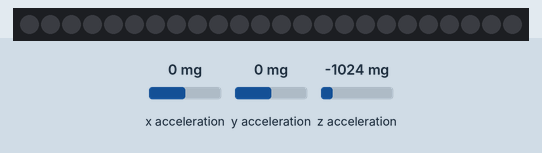
Simulated run of this program. Board: BBC micro:bit (MakeCode). Parts: 24 RGB LEDs in strip order, left to right. The test bench sets the inputs (shaded band); at power-on: x acceleration 0 mg, y acceleration 0 mg, z acceleration -1024 mg. Dim RGB values are drawn brighter than linear.

Above: at 1.2 s.
1.3 s: x acceleration set to -1440 mg
At 4.1 s:
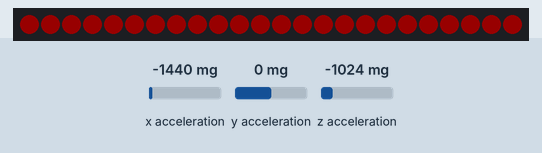
4.3 s: y acceleration set to -1440 mg
At 7.1 s:
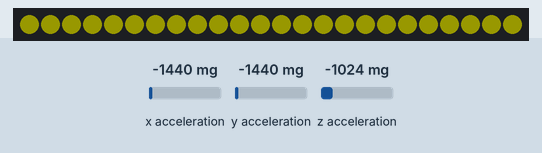
7.3 s: z acceleration set to -1440 mg
At 10.1 s:
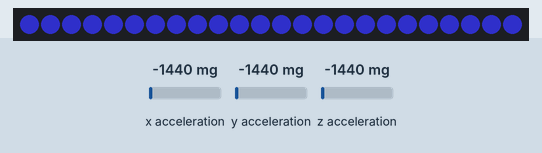
10.3 s: x acceleration set to -750 mg
At 13.1 s:
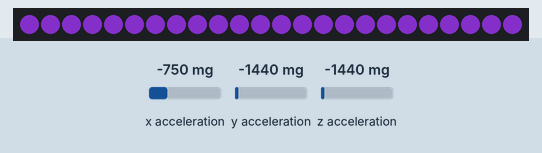
13.3 s: y acceleration set to -750 mg
At 16.1 s:
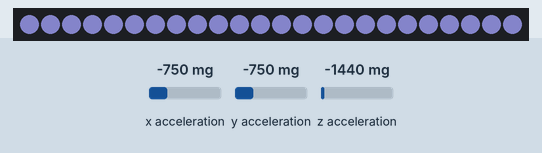
16.3 s: z acceleration set to 0 mg
At 16.45 s:
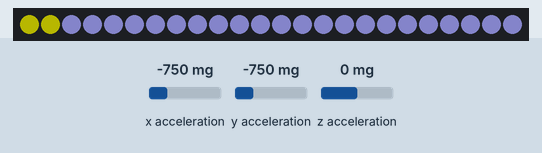

The program:

main.ts
```typescript
let z = 0
let y = 0
let x = 0
let strip = neopixel.create(DigitalPin.P0, 24, NeoPixelMode.RGB_RGB)
while (true) {
    x = input.acceleration(Dimension.X) / 2
    y = input.acceleration(Dimension.Y) / 2
    z = input.acceleration(Dimension.Z) / 2
    strip.shift(1)
    strip.setPixelColor(0, neopixel.rgb(x, y, 0 - z))
    strip.show()
    basic.pause(100)
}
```

test.ts
```typescript
// test ender her, dette bliver ikke kompileret, når denne pakke bruges som en udvidelse.
```

Measured:
- after the input at 1.3 s, the LEDs: first change at once (image 1 shows a later state)
- after the input at 4.3 s, the LEDs: first change after 0.05 s (image 2 shows a later state)
- after the input at 7.3 s, the LEDs: first change after 0.09 s (image 3 shows a later state)
- after the input at 10.3 s, the LEDs: first change at once (image 4 shows a later state)
- after the input at 13.3 s, the LEDs: first change after 0.07 s (image 5 shows a later state)
- after the input at 16.3 s, the LEDs: first change at once (image 6 shows a later state)
